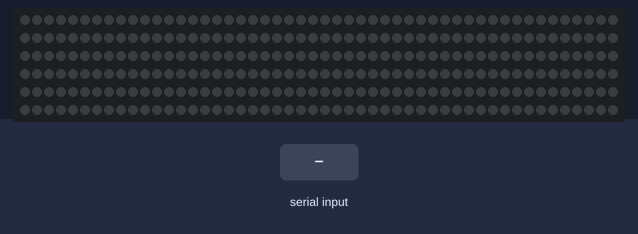
A sketch run on a simulated ESP32. Shown: 300 RGB LEDs in strip order, left to right, continuing on the next row. The test bench sets the inputs (shaded band).

Above: at 1.2 s.
1.3 s: "G90\n" received over Serial
At 1.36 s:
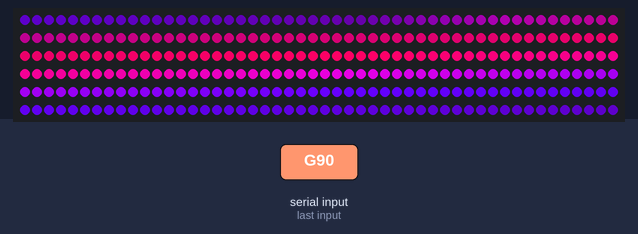
At 2.33 s:
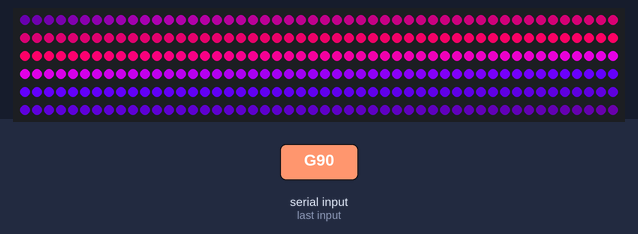

Measured:
- after the input at 1.3 s, the LEDs: first change at once (image 1 shows a later state)

The sketch:

LED_ESP32.ino
```cpp
#include <Adafruit_NeoPixel.h> //https://github.com/dedKRV/Color-Music-on-Python-and-Arduino-WS2812B-ESP32
#define LED_PIN 16
#define NUM_LEDS 300

Adafruit_NeoPixel strip(NUM_LEDS, LED_PIN, NEO_GRB + NEO_KHZ800);

struct Config {
    uint8_t mode;
    uint8_t base_r, base_g, base_b;
    uint8_t low_r, low_g, low_b;
    uint8_t high_r, high_g, high_b;
    float low_level;
    float high_level;
    float threshold;
    float gradient_pos;
    uint8_t gradient_speed;
};

Config config;
unsigned long lastGradientUpdate = 0;

void setup() {
    Serial.begin(115200);
    strip.begin();
    strip.show();
    resetConfig();
}

void loop() {
    if (Serial.available() > 0) {
        String data = Serial.readStringUntil('\n');
        data.trim();
        parseCommand(data);
        updateLEDs();
    }

    // Автоматическое обновление градиента
    if (config.mode == 3) {
        updateGradient();
    }
}

void resetConfig() {
    config.mode = 0;
    config.base_r = 30; config.base_g = 0; config.base_b = 50;
    config.low_r = 255; config.low_g = 0; config.low_b = 100;
    config.high_r = 100; config.high_g = 0; config.high_b = 255;
    config.threshold = 0.1;
    config.gradient_pos = 0;
    config.gradient_speed = 50;
}

void parseCommand(String data) {
    if (data.charAt(0) == 'B') {
        sscanf(data.c_str(), "B%hhu,%hhu,%hhu",
            &config.base_r, &config.base_g, &config.base_b);
        return;
    }

    if (data.charAt(0) == 'G') {
        // Команда градиента
        sscanf(data.c_str(), "G%f;B%hhu,%hhu,%hhu;L%hhu,%hhu,%hhu;H%hhu,%hhu,%hhu;S%hhu",
            &config.gradient_pos,
            &config.base_r, &config.base_g, &config.base_b,
            &config.low_r, &config.low_g, &config.low_b,
            &config.high_r, &config.high_g, &config.high_b,
            &config.gradient_speed);
        config.mode = 3;
        return;
    }

    int params = sscanf(data.c_str(),
        "M%hhu;B%hhu,%hhu,%hhu;L%hhu,%hhu,%hhu,%f;H%hhu,%hhu,%hhu,%f;T%f",
        &config.mode,
        &config.base_r, &config.base_g, &config.base_b,
        &config.low_r, &config.low_g, &config.low_b, &config.low_level,
        &config.high_r, &config.high_g, &config.high_b, &config.high_level,
        &config.threshold);
}

void updateGradient() {
    unsigned long currentTime = millis();
    if (currentTime - lastGradientUpdate > (100 - config.gradient_speed)) {
        lastGradientUpdate = currentTime;

        for (int i = 0; i < NUM_LEDS; i++) {
            float pos = (config.gradient_pos / 100.0 + (float)i / NUM_LEDS);
            pos = fmod(pos, 1.0);

            uint32_t color;
            if (pos < 0.33) {
                float t = pos * 3.0;
                color = interpolateColor(config.base_r, config.base_g, config.base_b,
                                       config.low_r, config.low_g, config.low_b, t);
            } else if (pos < 0.66) {
                float t = (pos - 0.33) * 3.0;
                color = interpolateColor(config.low_r, config.low_g, config.low_b,
                                       config.high_r, config.high_g, config.high_b, t);
            } else {
                float t = (pos - 0.66) * 3.0;
                color = interpolateColor(config.high_r, config.high_g, config.high_b,
                                       config.base_r, config.base_g, config.base_b, t);
            }

            strip.setPixelColor(i, color);
        }
        strip.show();

        // Автоматическое движение градиента
        config.gradient_pos = fmod(config.gradient_pos + 0.5, 100.0);
    }
}

uint32_t interpolateColor(uint8_t r1, uint8_t g1, uint8_t b1,
                         uint8_t r2, uint8_t g2, uint8_t b2, float t) {
    uint8_t r = r1 + (r2 - r1) * t;
    uint8_t g = g1 + (g2 - g1) * t;
    uint8_t b = b1 + (b2 - b1) * t;
    return strip.Color(r, g, b);
}

void updateLEDs() {
    if (config.mode == 3) return; // Градиент управляется отдельно

    strip.fill(strip.Color(config.base_r, config.base_g, config.base_b));

    if (config.mode == 0) {
        strip.show();
        return;
    }

    if (config.low_level > config.threshold) {
        uint32_t color = strip.Color(config.low_r, config.low_g, config.low_b);
        uint16_t count = map(config.low_level * 100, 0, 100, 0, NUM_LEDS/2);
        for (int i = 0; i < count; i++) {
            strip.setPixelColor(i, color);
        }
    }

    if (config.mode == 2 && config.high_level > config.threshold) {
        uint32_t color = strip.Color(config.high_r, config.high_g, config.high_b);
        uint16_t start = NUM_LEDS - map(config.high_level * 100, 0, 100, 0, NUM_LEDS/2);
        for (int i = start; i < NUM_LEDS; i++) {
            strip.setPixelColor(i, color);
        }
    }

    strip.show();
}
```
